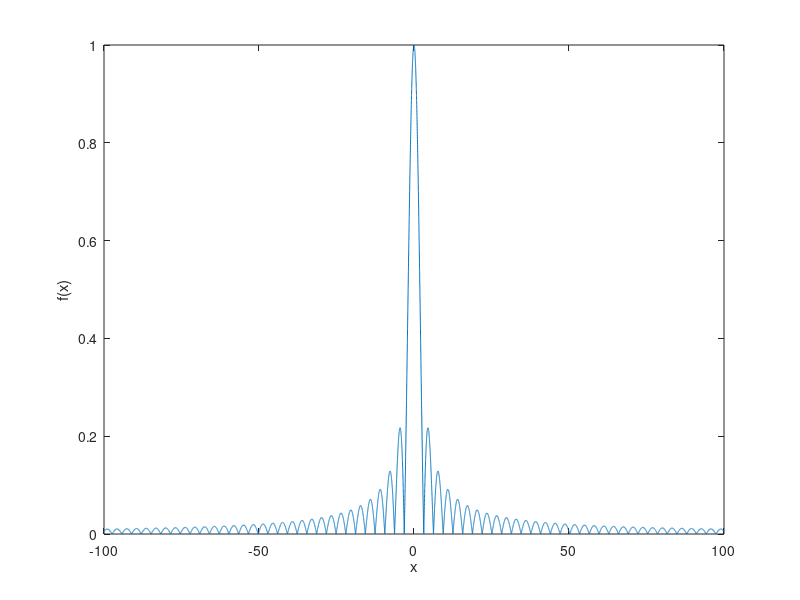

Here is the MATLAB script that generated this plot: (Note: this script raises an error after producing the figure.)
% COSE281 ENGINEERING MATHEMATICS 2019 ASSIGNMENT 1 PROBLEM #1
% STUDENT IDs: 2015320143, 2016320128, 2018320250
% 
% This script plots the function f(x) = abs(sin(x) / x) over the interval
% -100 <= x <= 100. The script also calculates and prints out the limit as
% the function approaches 0, positive infinity and negative infinity.


% clear the workspace, close all figures and clear the 
% output window of Matlab.
clear all
close all
clc

% create figure f1 with the Number property set to 1.
f1 = figure(1);

% set the position of f1 as the bottom-left corner and set the width and
% height of the figure to be 600 pixels and 400 pixels respectively.
set(f1, 'Units', 'pixels', 'Position', [0 0 600 400]);

% plot the function f(x) = abs(sin(x) / x) over the interval -100 <= x <=
% 100 and supply array x with enough points to get a smooth plotting
% behaviour.
% x is a regularly-spaced vector using 0.01 as the increment between
% elements for a total of 20001 points.
% y is a vector that holds the corresponding y-axis values for y = f(x).
x = [-100 : .01 : 100];
y = abs(sin(x) ./ x);
plot(x, y);

% add axis labels 'x' and 'f(x)' to the x and y axes respectively.
xlabel('x');
ylabel('f(x)');
 
% save figure to a PNG file named sinc.png
saveas(f1, 'sinc.png');


% Questions
% 1a) Based on the plot, what seems to be the value of f(0)?
% Ans: The value of f(0) seems to be 1 based on the plot.
% 
% 1b) Why am I asking about this value?
% Ans: If we substitute x with 0 in the given function, 
% f(x) = abs(sin(x) / x), we see that f(0) = abs(sin(0) / 0), which is
% undefined since we perform division by 0. But we seem to have a value
% based on the graph.
% 
% 2) Based on the plot, what seem to be the limits of f(x) as x approaches
% positve and negative infinity?
% Ans: Based on the plot, the limits of f(x) as x approaches postive and
% negative infinity both seem to be 0.


% define symbolic variable t.
syms t

% define s symbolically as f(t), a function of t.
s = abs(sin(t) / t);

% check the limits for the 3 cases mentioned in 1a) and 2).
% save the values into lim_zero, lim_pos_inf and lim_neg_inf respectively.
lim_zero = limit(s, t, 0);
lim_pos_inf = limit(s, t, Inf);
lim_neg_inf = limit(s, t, -Inf);

% print results with nice explanation text to command window with fprintf.
fprintf('The limit of f(x) = abs(sin(x) / x) as x approaches 0 is %d\n', lim_zero);
fprintf('The limit of f(x) = abs(sin(x) / x) as x approaches positive infinity is %d\n', lim_pos_inf);
fprintf('The limit of f(x) = abs(sin(x) / x) as x approaches negative infinity is %d\n', lim_neg_inf);


